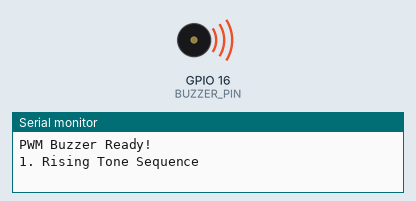
Simulated run of this program. Board: ESP32. Shown: buzzer (waves = sounding), the last lines printed to the serial monitor.

Above: at 0.2 s.
At 10.7 s:
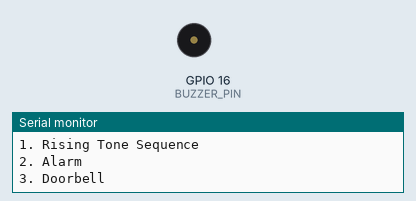
Timing chart, 0 to 12.0 s (numbered marks = the images above):
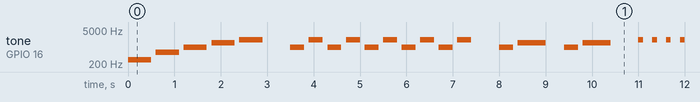

The program:

main.cpp
```cpp
#include <Arduino.h>

#define BUZZER_PIN 16
#define PWM_CHANNEL 0
#define PWM_RESOLUTION 8
#define PWM_INITIAL_FREQ 1000

// Generate a tone
void playTone(int frequency, int duration) {
  ledcWriteTone(PWM_CHANNEL, frequency);
  delay(duration);

  ledcWriteTone(PWM_CHANNEL, 0);
  delay(100);
}

// Pattern 1: Rising tones
void toneSequence() {
  playTone(300, 500);
  playTone(600, 500);
  playTone(1000, 500);
  playTone(1500, 500);
  playTone(2000, 500);
}

// Pattern 2: Alarm
void alarmSound() {
  for (int i = 0; i < 5; i++) {
    playTone(1000, 300);
    playTone(2000, 300);
  }
}

// Pattern 3: Doorbell
void doorbell() {
  playTone(1000, 300);
  playTone(1500, 600);
  delay(300);
  playTone(1000, 300);
  playTone(1500, 600);
}

// Pattern 4: Short beeps
void shortBeeps() {
  for (int i = 0; i < 5; i++) {
    playTone(2000, 100);
    delay(100);
  }
}

// Pattern 5: Simple melody
void melody() {
  playTone(523, 300);   // C5
  playTone(587, 300);   // D5
  playTone(659, 300);   // E5
  playTone(698, 300);   // F5
  playTone(784, 300);   // G5
  playTone(880, 300);   // A5
  playTone(988, 300);   // B5
  playTone(1047, 600);  // C6
}

void setup() {
  Serial.begin(115200);

  // Configure PWM using the old API
  ledcSetup(PWM_CHANNEL, PWM_INITIAL_FREQ, PWM_RESOLUTION);

  // Attach PWM channel to GPIO 16
  ledcAttachPin(BUZZER_PIN, PWM_CHANNEL);

  Serial.println("PWM Buzzer Ready!");
}

void loop() {
  Serial.println("1. Rising Tone Sequence");
  toneSequence();
  delay(500);

  Serial.println("2. Alarm");
  alarmSound();
  delay(500);

  Serial.println("3. Doorbell");
  doorbell();
  delay(500);

  Serial.println("4. Short Beeps");
  shortBeeps();
  delay(500);

  Serial.println("5. Melody");
  melody();
  delay(2000);
}
```

Measured:
- by itself, tone on GPIO 16 (BUZZER_PIN): plays 300 Hz for 0.50 s, 600 Hz for 0.50 s, 1000 Hz for 0.50 s, 1500 Hz for 0.50 s, 2000 Hz for 0.50 s, 1000 Hz for 0.30 s … (225 notes in this stretch)
